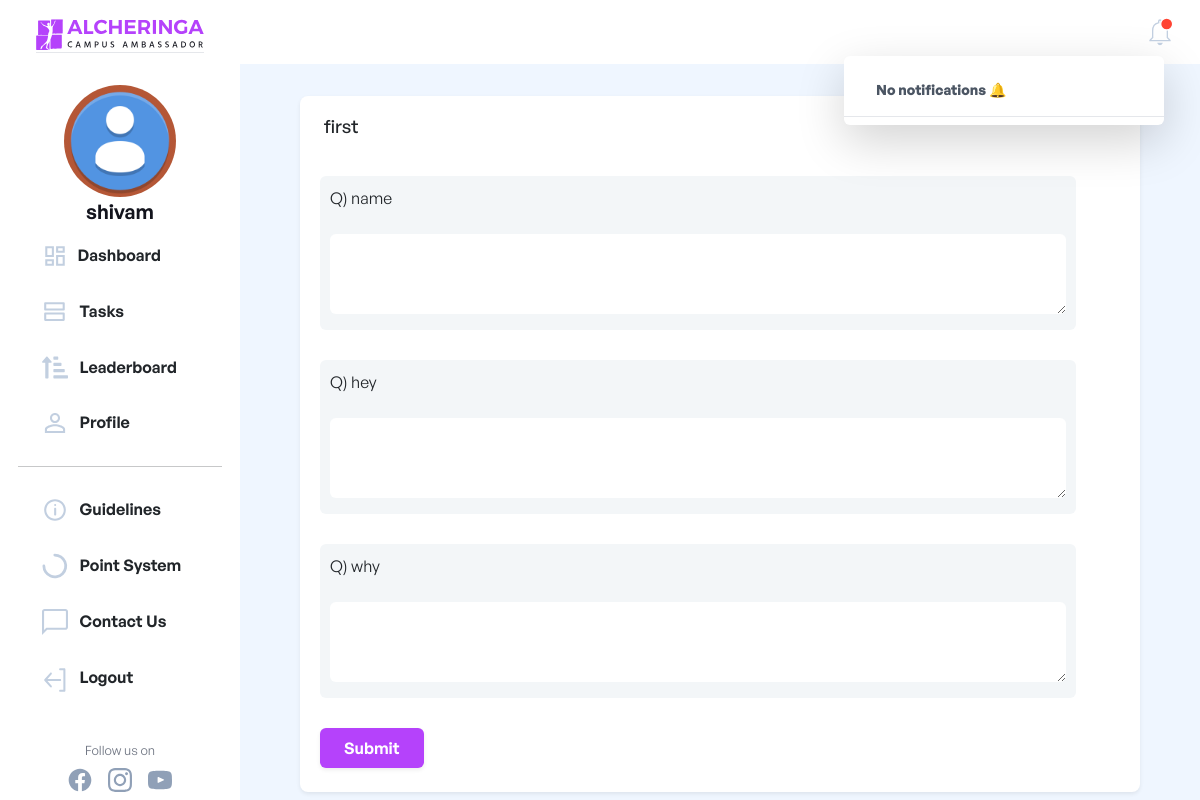
The app's page /submissions/quiz/1/ (signed in) with its own data.
### apps/users/models.py (models this page shows, shortened)
class NewUser(AbstractBaseUser, PermissionsMixin):
    id = models.SlugField(primary_key=True, default=uuid.uuid4)
    alcherid = models.TextField(
         blank=True, unique=True, default=create_new_ref_number)
    img = models.ImageField(
        upload_to="image-uploads/", default='image-uploads/user.png')
    email = models.EmailField(_('email address'), unique=True)
    username = models.CharField(max_length=150, unique=False, default="user")
    firstname = models.CharField(max_length=150, blank=True)
    phone = models.TextField(unique=False, blank=True)
    graduation_year = models.CharField(max_length=200, unique=False)
    college_state = models.CharField(max_length=200, unique=False)
    college_city = models.CharField(max_length=200, unique=False)
    college_name = models.CharField(max_length=200, unique=False)
    position_of_responsibility = models.CharField(
        max_length=200, unique=False, blank=True)
    interested_modules = models.CharField(
        max_length=200, unique=False, blank=True)
    instahandle = models.CharField(
        max_length=200, blank=True, )
    referred_by = models.TextField(
        blank=True)
    referrals = models.IntegerField(default=0)
    date_joined = models.DateTimeField(default=timezone.now)
    provider = models.CharField(max_length=200, unique=False, default="email")
    about = models.TextField(_('about'), max_length=500, blank=True)
    is_staff = models.BooleanField(default=False)
    is_active = models.BooleanField(default=False)
    has_password = models.BooleanField(default=True)
    objects = CustomAccountManager()
    points = models.IntegerField(default=250)
    tasks = models.IntegerField(default=0)
    USERNAME_FIELD = 'email'
    REQUIRED_FIELDS = ['firstname']

### apps/submissions/models.py (models this page shows, shortened)
class Quiz(models.Model):
    name = models.CharField(max_length=100, blank=True)

class Question(models.Model):
    quiz = models.ForeignKey(Quiz,  related_name="quiz", on_delete=models.CASCADE)
    question = models.CharField(max_length=100, blank=True)
    def __str__(self):
        return self.question

### apps/submissions/views.py (the view, shortened to what this page needs)
# urls.py: path('quiz/<int:quiz_id>/', views.quiz, name='quiz'),
@login_required(login_url='dashboard_page')
def quiz(request, quiz_id):
    quiz = Quiz.objects.get(id=quiz_id)
    user = request.user
    submitted=Submission.objects.filter(user=user)
    questions = Question.objects.filter(quiz=quiz)
    comp = []
    sum = 0
    profile = Profile.objects.filter(user = request.user).first()
    if request.user.instahandle:
        sum+=1
    if request.user.position_of_responsibility:
        sum+=1
    if request.user.interested_modules:
        sum+=1
    if profile.fb_handle:
        sum+=1
    if sum==0:
        comp = [60, 40]
    elif sum==1:
        comp = [70, 30]
    elif sum==2:
        comp = [80, 20]
    elif sum==3:
        comp = [90, 10]
    else:
        comp = [100,0]
    context = {
        "quiz": quiz,
        "questions": questions,
        'submitted':submitted,
        'comp': comp
    }
    if sum<4:
        context['color_code'] = '#E86B73'
    else:
        context['color_code'] = 'rgba(0, 201, 92, 1)'
    return render(request, 'submissions/quiz.html', context)

### templates/submissions/quiz.html (shortened to what this page needs)
{% extends '../basic.html'%}
{% block body %}
{% load static %}
<link rel="stylesheet" href={% static "css/font.css" %}>
<body>
    <div class="bg-blue-50 flex gen">
        {% include "../navbar.html" %}
        <br>
        <div class="flex justify-center w-full">
        <div class="bg-white rounded-lg shadow-sm my-2 pb-1 quiz_width">
            <div class="py-3 pl-6 font-medium text-lg">{{ quiz.name }}</div>
            <form action="#" method="post" id="quiz" width:50%>
                {% for i in questions %}
                    <div class=" bg-blue-50 quiz rounded-md"
                        style=" padding:10px; background-color:#F3F6F8; margin: 20px 0px 30px 20px ; width: 90%; ">
                        <p class="quiz_head">Q) {{i}} {{questions.i}}</p> <br>
                        <textarea id="answer-{{i.id}}" type="text" name="{{i.id}}" style="width:100%;height:80px; border-radius:6px; padding:10px"></textarea>
                    </div>
                {% endfor %}
                <button class=" bg-pur text-white inline-block py-2 px-4 rounded shadow-sm font-semibold text-base"
                style="margin-left:20px; margin-bottom:20px; text-align: end;" type="submit" value="Submit">Submit</button>
        </div>
    </div>
    </div>
</div>
</body>
{%endblock%}

### templates/basic.html (shortened to what this page needs)
{% load static %}
<!DOCTYPE html>
<html>
<head>
    <link rel="stylesheet" href="https://unpkg.com/aos@next/dist/aos.css" />
    <link rel="stylesheet" href="https://use.fontawesome.com/releases/v5.7.2/css/all.css"
>
    <link rel="stylesheet" href="https://cdn.jsdelivr.net/npm/@popperjs/core@2.11.5/dist/umd/popper.min.js">
    <link href="https://cdn.jsdelivr.net/npm/bootstrap@5.2.0/dist/css/bootstrap.min.css" rel="stylesheet">
    <link rel="stylesheet" href="https://cdn.jsdelivr.net/npm/bootstrap-icons@1.3.0/font/bootstrap-icons.css" />
    <link href="https://unpkg.com/tailwindcss@^2/dist/tailwind.min.css" rel="stylesheet">
</head>
<body>
    {% load static %}
    {% block body %} {% endblock %}
</body>
</html>

### templates/navbar.html (shortened to what this page needs)
{% load static %}
<link rel="stylesheet" href="https://cdnjs.cloudflare.com/ajax/libs/font-awesome/4.7.0/css/font-awesome.min.css">
<link rel="stylesheet" href="{%static 'css/nav.css'%}">
<nav class="hidden sm:block bg-white border-gray-400 sidebar">
  <div style="align-items: center;" class="flex flex-col h-screen bg-white border-gray-400 rounded  sticky top-0">
    <div style="margin-top:2vh; width: 21vh;"><a href="/"><img src="{% static 'images/dashlogo.svg' %}" class="border-b" width="100%" alt="logo"/></a></div>
    <div style="justify-content: space-between; align-items: center;margin: 1rem 4rem;" class="flex flex-col justify-center" style="margin:0;align-items: center;">
      <div style="margin-top: 2vh; width: 14vh;border-radius: 50%;padding: 0px;background: radial-gradient(circle, #AD4A35, #B85D37);" id="profile-value">
        <img src="{{request.user.img.url}}" width="100%" alt="profile pic" border="0" class="mx-auto rounded-full" style="width: 14vh; height: 14vh; object-fit: cover;">
      </div>
      <div><div style="font-size: 2.5vh; font-weight: 600;color: #13141D;" class="font-medium text-center">{{request.user.firstname}}</div>
    </div>
    </div>
    <div class="navcontent" >
      <div style="width: 100%;" >
        <a href="{% url 'dashboard_page' %}"
          class="navlink nav-links" style="width: 100%;">
          {% if heading == 'Dashboard' %}
          <div class="tabs" style="padding: 1vh 0vh;background-color: #F6EBFF; display: flex; width: 100%;border-radius: 3vw;" >
          <img src="{% static 'icons/dashboard-active.svg' %}" class="sideicon"/>
          <p class="hover:no-underline" style="color: #b452fb; transform: translate(-2px,0); margin-left:1vw;font-weight: 600;font-size: 1rem;">Dashboard</p>
          </div>
          {% else %}
          <img src="{% static 'icons/dashboard.svg' %}" class="sideicon icon" />
          <p class="hover:no-underline nav-links" style="transform: translate(-2px,0); margin-left:1vw;font-weight: 600;font-size: 1rem;">Dashboard</p>
          {% endif %}
        </a>
      </div>
      <div style="width: 100%;" >
        <a href="{% url 'tasks' %}"
          class="navlink nav-links" style="width: 100%;">
          {% if heading == 'Tasks' %}
          <div class="tabs" style="padding: 1vh 0vh;background-color: #F6EBFF; display: flex; width: 100%;border-radius: 3vw;" >
          <img  src="{% static 'icons/tasks-active.svg' %}" class="sideicon"/>
          <p class=" hover:no-underline" style="color: #B452FB; margin-left:1vw;font-weight: 600;font-size: 1rem;">Tasks</p>
          </div>
          {% else %}
          <img src="{% static 'icons/tasks.svg' %}" class="sideicon iconup" />
          <p class="hover:no-underline" style="margin-left:1vw;font-weight: 600;font-size: 1rem;">Tasks</p>
          {% endif %}
        </a>
      </div>
      <div style="width: 100%;">
        <a href="{% url 'leaderboard' %}" class="navlink nav-links" style="width: 100%;">
          {% if heading == 'Leaderboard' %}
          <div class="tabs" style="padding: 1vh 0vh;background-color: #F6EBFF; display: flex; width: 100%;border-radius: 3vw;" >
            <img src="{% static 'icons/leaderboard-active.svg' %}" class="sideicon"/>
            <p class="hover:no-underline" style="color: #B452FB; transform: translate(-2px,0); margin-left:1vw;font-weight: 600;font-size: 1rem;">Leaderboard</p>
          </div>
          {% else %}
          <img src="{% static 'icons/leaderboard.svg' %}" class="sideicon iconup" />
          <p class="nav-links hover:no-underline" style=" margin-left:1vw;font-weight: 600;font-size: 1rem;">Leaderboard</p>
          {% endif %}
        </a>
      </div>
      <div style="width: 100%;">
        <a href="{% url 'profile' %}" class="navlink nav-links" style="width: 100%;">
          {% if heading == 'Profile' %}
          <div class="tabs" style="padding: 1vh 0vh;background-color: #F6EBFF; display: flex; width: 100%;border-radius: 3vw;" >
            <img  src="{% static 'icons/profile-active.svg' %}" class="sideicon"/>
            <p class="hover:no-underline" style="color: #B452FB; transform: translate(-2px,0); margin-left:1vw;font-weight: 600;font-size: 1rem;">Profile</p>
          </div>
          {% else %}
          <img src="{% static 'icons/profile.svg' %}" class="sideicon upicon"/>
          <p class="nav-links no-underline" style=" margin-left:1vw;font-weight: 600;font-size: 1rem;">Profile</p>
          {% endif %}
        </a>
      </div>
      <hr style="width: 100%;">
      <div style="width: 100%;">
        <a href="{% url 'guidelines' %}" class="navlink nav-links" style="width: 100%;">
          {% if heading == 'Guidelines' %}
          <div class="tabs" style="padding: 1vh 0vh;background-color: #F6EBFF; display: flex; width: 100%;border-radius: 3vw;" >
            <img src="{%static 'icons/guidelines-active.svg'%}" class="sideicon"/>
            <p class="hover:no-underline" style="color: #B452FB; transform: translate(-2px,0); margin-left:1vw;font-weight: 600;font-size: 1rem;">Guidelines</p>
          </div>
          {% else %}
          <img  src="{%static 'icons/guidelines.svg'%}" class="sideicon downicon"/>
          <p class="nav-links no-underline" style=" margin-left:1vw;font-weight: 600;font-size: 1rem;">Guidelines</p>
          {% endif %}
        </a>
      </div>
      <div style="width: 100%;">
        <a href="{% url 'scoring' %}" class="navlink nav-links" style="width: 100%;">
          {% if heading == 'Point System' %}
          <div class="tabs" style="padding: 1vh 0vh;background-color: #F6EBFF; display: flex; width: 100%;border-radius: 3vw;" >
            <img src="{% static 'icons/pointsystem-active.svg' %}" class="sideicon">
            <p class="hover:no-underline" style="color: #B452FB; transform: translate(-2px,0); margin-left:1vw;font-weight: 600;font-size: 1rem;">Point System</p>
          </div>
          {% else %}
          <div style="display: flex;">
          </div>
          <p class="nav-links no-underline" style=" margin-left:1vw;font-weight: 600;font-size: 1rem;">Point System</p>
          {% endif %}
      </a>
      </div>
    <div style="width: 100%;">
      <a href="{% url 'contactus' %}" class="navlink nav-links" style="width: 100%;">
      {% if heading == 'Contact us' %}
      <div class="tabs" style="padding: 1vh 0vh;background-color: #F6EBFF; display: flex; width: 100%;border-radius: 3vw;" >
        <img src="{% static 'icons/contactus-active.svg' %}" class="sideicon"/>
        <p class="hover:no-underline" style="color: #B452FB; transform: translate(-2px,0); margin-left:1vw;font-weight: 600;font-size: 1rem;">Contact Us</p>
      </div>
      {% else %}
      <img  src="{% static 'icons/contactus.svg' %}" class="sideicon"/>
      <p class="nav-links no-underline" style="margin-left:1vw;font-weight: 600;font-size: 1rem;">Contact Us</p>
      {% endif %}
    </a>
    </div>
    <div style="width: 100%;">
      <a href="{% url 'logout' %}" class="navlink nav-links" style="width: 100%;">
        {% if heading == 'Logout' %}
      <div class="tabs" style="padding: 1vh 0vh;background-color: #F6EBFF; display: flex; width: 100%;border-radius: 3vw;" >
        <svg width="30" height="30" viewBox="0 0 30 30" fill="none" xmlns="http://www.w3.org/2000/svg" class="sideicon">
          <path fill-rule="evenodd" clip-rule="evenodd"
            d="M2.8531 15.7972C2.44895 15.3425 2.44895 14.6574 2.8531 14.2027L9.51976 6.7027C9.96006 6.20736 10.7186 6.16275 11.2139 6.60305C11.7092 7.04335 11.7538 7.80183 11.3135 8.29717L6.4222 13.7999L21.25 13.7999C21.9127 13.7999 22.45 14.3372 22.45 14.9999C22.45 15.6627 21.9127 16.1999 21.25 16.1999L6.4222 16.1999L11.3135 21.7027C11.7538 22.198 11.7092 22.9565 11.2139 23.3968C10.7186 23.8371 9.96006 23.7925 9.51976 23.2972L2.8531 15.7972Z"
            fill="#C2CFE0" />
          <path fill-rule="evenodd" clip-rule="evenodd"
            d="M20.05 27.5C20.05 26.8372 20.5872 26.3 21.25 26.3L25.05 26.3L25.05 3.69995L21.25 3.69995C20.5872 3.69995 20.05 3.16269 20.05 2.49995C20.05 1.83721 20.5872 1.29995 21.25 1.29995L26.25 1.29995C26.9127 1.29995 27.45 1.83721 27.45 2.49995L27.45 27.5C27.45 28.1627 26.9127 28.7 26.25 28.7L21.25 28.7C20.5872 28.7 20.05 28.1627 20.05 27.5Z"
            fill="#C2CFE0" />
        </svg>
        <p class="hover:no-underline" style="color: #B452FB; transform: translate(-2px,0); margin-left:1vw;font-weight: 600;font-size: 1rem;">Logout</p>
      </div>
      {% else %}
      <div style="display: flex;">
      <p class="no-underline" style="margin-left:1vw;font-weight: 600;font-size: 1rem;">Logout</p>
      </div>
      {% endif %}
      </a>
    </div>
    <div class="w-full">
      <div style="text-align:center; margin-top: 1rem;">
        <p class="follow">Follow us on</p>
        <div class=" flex justify-center space-x-4 mx-4 my-2">
          <a style="cursor:pointer;" href="https://www.facebook.com/alcheringaiitg" target="_blank">
            <img src="{% static 'icons/icon.svg' %}" width="34" height="45" class="siz"/>
          </a>
            <a style="cursor:pointer;" href="https://www.instagram.com/alcheringaiitg/" target="_blank"><img src="{% static 'icons/insta.svg' %}" width="34" height="45" class="siz"/></a>
            <a style="cursor:pointer;" href="https://www.youtube.com/c/AlcheringaIITG" target="_blank"><img src="{% static 'icons/youtube.svg' %}" width="34" height="45" class="siz"/></a>
        </div>
      </div>
    </div>
    </div>
  </div>
</nav>
<div x-data="{ dropdownOpen: false }" style="width: -webkit-fill-available;"\>
  <nav class=" px-6 py-3 flex sm:bg-color-[#eff6ff] -mx-4 mx-0 sticky top-0 justify-end navi" style="background-color: #ffffff; z-index: 100;">
    {%include 'navbarnotifications.html'%}
  </nav>

### templates/navbarnotifications.html (shortened to what this page needs)
{% load static %}
<button @click="dropdownOpen = !dropdownOpen" id="notif_unread" style="z-index:100;">
    <img src="{% static 'icons/notifications.svg' %}" id="notif_unread_img" style="
    width: 2rem;"/>
</button>
<div x-show="dropdownOpen" @click="dropdownOpen = false" class="fixed inset-0 h-full w-full z-10"></div>
<div x-show="dropdownOpen" class="absolute right-4 top-14 bg-white rounded-md shadow-lg overflow-y-scroll max-h-96 z-20 lg:mx-5"
    style="width:20rem;" id="dropdown" style="display:none;">
    {% if not notification_list %}
    <div class="py-2">
        <a  class="flex items-center px-4 py-3 border-b hover:bg-gray-100">
            <p class="text-gray-600 text-sm mx-2">
                <span class="font-bold" href="#">No notifications 🔔</span>
            </p>
        </a>
    </div>
    {% endif %}
</div>

### records on screen
NewUser: user.img (placeholder picture), user.firstname "shivam"
Quiz: name "first"
Question: question "name"
Question: question "hey"
Question: question "why"
